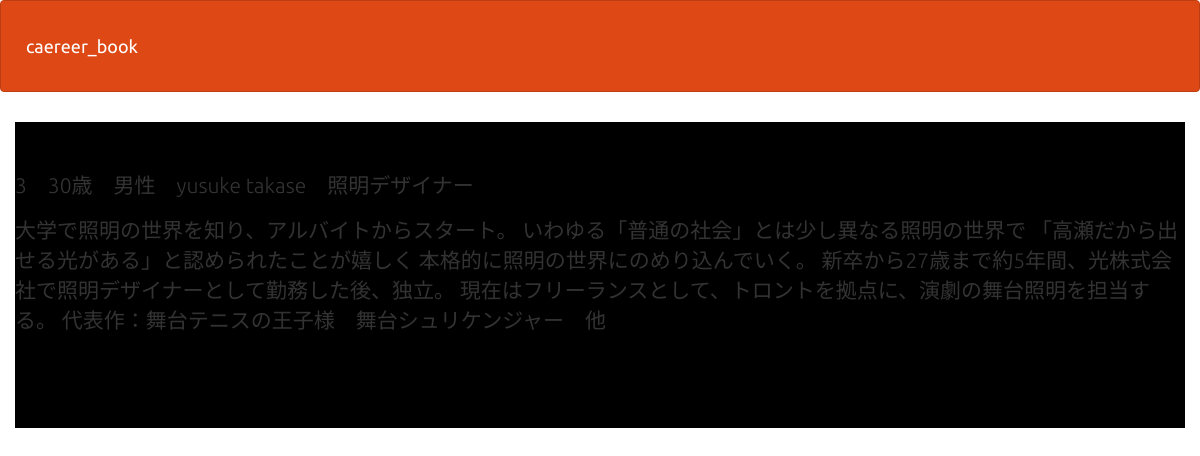
/date3.php, run on the app's committed database.
### tables this page shows
CREATE TABLE `career_book` (
  `id` int(11) NOT NULL,
  `age` varchar(5) NOT NULL,
  `sex` varchar(5) NOT NULL,
  `name` varchar(50) NOT NULL,
  `job` varchar(100) NOT NULL,
  `career` text NOT NULL,
  `coment` text NOT NULL,
  `contact` text NOT NULL
);

### funcs.php (called while the page is built)
<?php
function h($str) {
    return htmlspecialchars($str, ENT_QUOTES);
    }
    ?>

### date3.php (the view, shortened to what this page needs)
<?php
require_once('funcs.php');
  try {
    $pdo = new PDO('mysql:dbname=gs_db;charset=utf8;host=localhost', 'root', '');
} catch (PDOException $e) {
    exit('DBConnectError:' . $e->getMessage());
}
$stmt = $pdo->prepare("SELECT * FROM career_book WHERE id = :id");
$stmt->bindValue(':id', 3, PDO::PARAM_INT);
$status = $stmt->execute();
$view = "";
if ($status == false) {
    $error = $stmt->errorInfo();
    exit("ErrorQuery:" . $error[2]);
} else {
    while($result = $stmt->fetch(PDO::FETCH_ASSOC)) {
        $view .= "<p>";
        $view .=  h($result['id']) .'　'. h($result['age']) .'　'. h($result['sex']) .'　'. h($result['name']) .'　'. h($result['job']);
        $view .= "</p>";
        $view .= "<p>";
        $view .=   h($result['career'])  . "<br><br>";
        $view .= "</p>";
    }
}
?>
<!DOCTYPE html>
<html lang="ja">
<head>
<link rel="stylesheet" href="css/range.css">
<link href="css/bootstrap.min.css" rel="stylesheet">
</head>
<body id="main">
<header>
  <nav class="navbar navbar-default">
    <div class="container-fluid">
      <div class="navbar-header">
      <a class="navbar-brand" href="index.php">caereer_book</a>
      </div>
    </div>
  </nav>
</header>
<div>
    <div class="container jumbotron"><?= $view ?></div>
</div>
</body>
</html>

### date3.php (style rules this page uses)
div { padding: 10px;font-size:16px; }

### data on the page
career_book: value "3 30歳 男性 yusuke takase 照明デザイナー", career "大学で照明の世界を知り、アルバイトからスタート。 いわゆる「普通の社会」とは少し異なる照明の世界で 「高瀬だから出せる光がある」と認められたことが嬉しく 本格的に照明の世界にのめり込んでいく。 新卒から27歳まで約5年間、光株式会社で照明デザイナーとして勤務した後、独立。 現在はフリーランスとして、トロントを拠点に、演劇の舞台照明を担当する。 代表作：舞台テニスの王子様 舞台シュリケンジャー 他"
